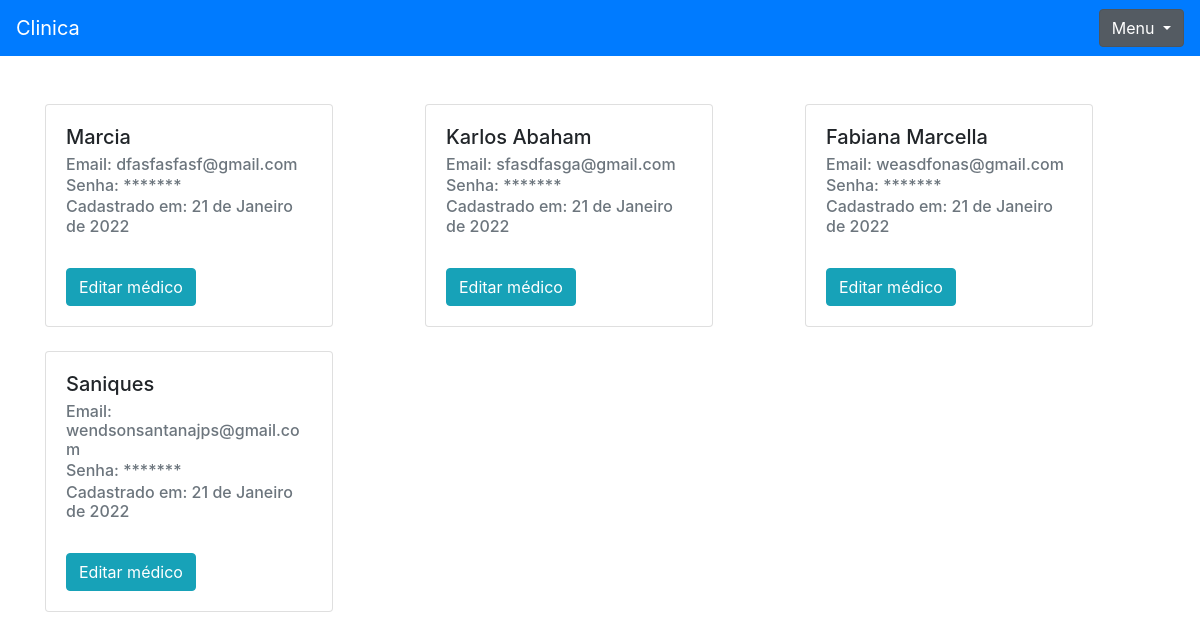
The app's page /auth/home_medico/, older data.
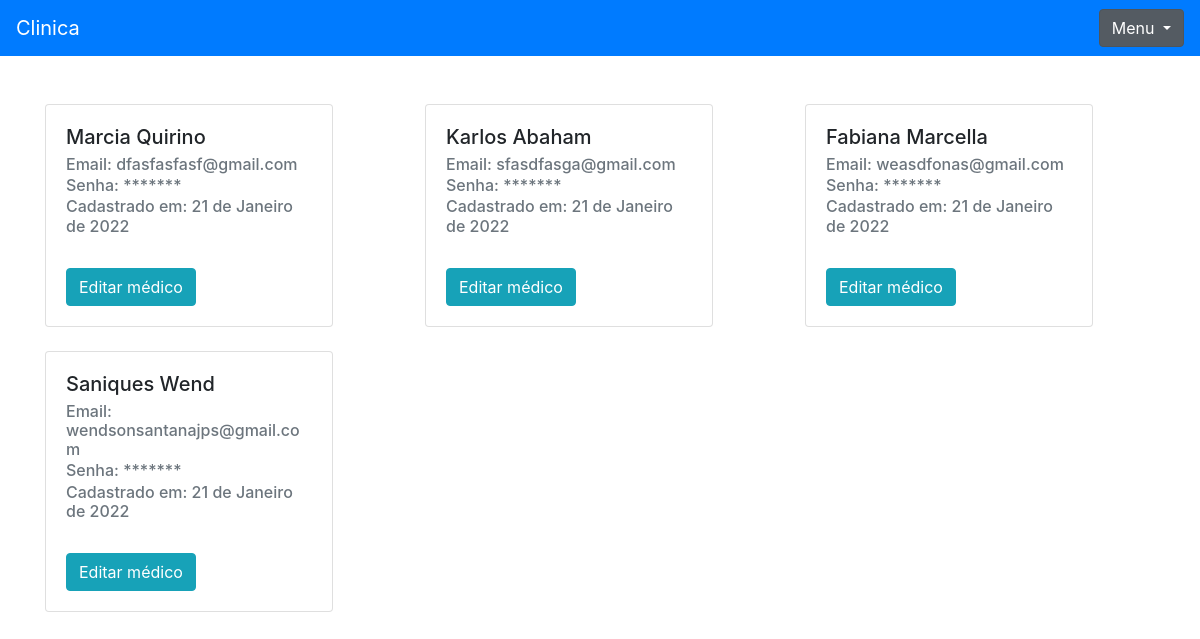
The same page, newer data.
### medico/models.py (models this page shows, shortened)
class Medicos(models.Model):
    nome = models.CharField(max_length=50)
    email = models.EmailField()
    senha = models.CharField(max_length=100)
    data_criacao = models.DateField(default=date.today)
    class Meta:
        verbose_name = "Medico"

### medico/views.py (the view)
# urls.py: path('home_medico/', views.home_medico, name='home_medico'),
def home_medico(request):
    medicos = Medicos.objects.all()
    medico_excluido = request.GET.get('medico_excluido')
    return render(request, 'home_medico.html', {'medicos': medicos, 'medico_excluido': medico_excluido})

### medico/templates/home_medico.html (shortened to what this page needs)
<!doctype html>
<html lang="en">
  <head>
    <link rel="stylesheet" href="https://cdn.jsdelivr.net/npm/bootstrap@4.6.1/dist/css/bootstrap.min.css">
  </head>
  <body>
    <nav class="navbar navbar-dark  bg-primary">
        <a class="navbar-brand" href="{% url 'home' %}">Clinica</a>
        <div class="dropdown show">
          <a class="btn btn-secondary dropdown-toggle" href="#" role="button" id="dropdownMenuLink" data-toggle="dropdown" aria-haspopup="true" aria-expanded="false">
            Menu
          </a>
        </div>
      </nav>
    <div class="container">
      <br>
        <br>
        <div class="row">
            {% for medico in medicos %}
                <div class="col-md">
                    <div class="card" style="width: 18rem;">
                        <div class="card-body">
                          <h5 class="card-title">{{medico.nome}}</h5>
                          <h6 class="card-subtitle mb-2 text-muted">Email: {{medico.email}}</h6>
                          <h6 class="card-subtitle mb-2 text-muted">Senha: *******</h6>
                          <h6 class="card-subtitle mb-2 text-muted">Cadastrado em: {{medico.data_criacao}}</h6>
                          <br>
                          <a href="{% url 'ver_medicos' medico.id %}" class="btn btn-info">Editar médico</a>
                        </div>
                      </div>
                      <br>
                </div>
                {% endfor %}
              </div>
    </div>
  </body>
</html>

Row changes from the older to the newer data that the page shows:
changed Medicos "dfasfasfasf@gmail.com": nome "Marcia" → "Marcia Quirino"
changed Medicos "wendsonsantanajps@gmail.com": nome "Saniques" → "Saniques Wend"
